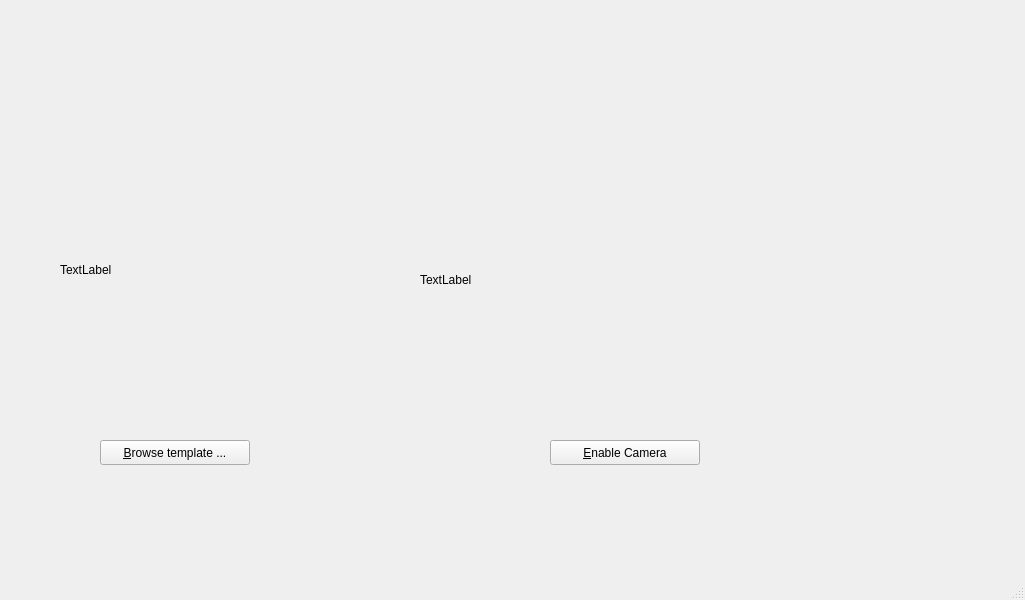
<?xml version="1.0" encoding="UTF-8"?>
<ui version="4.0">
 <class>MainWindow</class>
 <widget class="QMainWindow" name="MainWindow">
  <property name="geometry">
   <rect>
    <x>0</x>
    <y>0</y>
    <width>1025</width>
    <height>600</height>
   </rect>
  </property>
  <property name="windowTitle">
   <string>SIFT Demo</string>
  </property>
  <widget class="QWidget" name="centralwidget">
   <widget class="QPushButton" name="browse_button">
    <property name="geometry">
     <rect>
      <x>100</x>
      <y>440</y>
      <width>150</width>
      <height>25</height>
     </rect>
    </property>
    <property name="text">
     <string>&amp;Browse template ...</string>
    </property>
   </widget>
   <widget class="QPushButton" name="toggle_cam_button">
    <property name="geometry">
     <rect>
      <x>550</x>
      <y>440</y>
      <width>150</width>
      <height>25</height>
     </rect>
    </property>
    <property name="text">
     <string>&amp;Enable Camera</string>
    </property>
   </widget>
   <widget class="QLabel" name="template_label">
    <property name="geometry">
     <rect>
      <x>60</x>
      <y>150</y>
      <width>320</width>
      <height>240</height>
     </rect>
    </property>
    <property name="text">
     <string>TextLabel</string>
    </property>
   </widget>
   <widget class="QLabel" name="live_image_label">
    <property name="geometry">
     <rect>
      <x>420</x>
      <y>160</y>
      <width>600</width>
      <height>240</height>
     </rect>
    </property>
    <property name="text">
     <string>TextLabel</string>
    </property>
   </widget>
  </widget>
  <widget class="QMenuBar" name="menubar">
   <property name="geometry">
    <rect>
     <x>0</x>
     <y>0</y>
     <width>1025</width>
     <height>22</height>
    </rect>
   </property>
  </widget>
  <widget class="QStatusBar" name="statusbar"/>
 </widget>
 <resources/>
 <connections/>
</ui>
